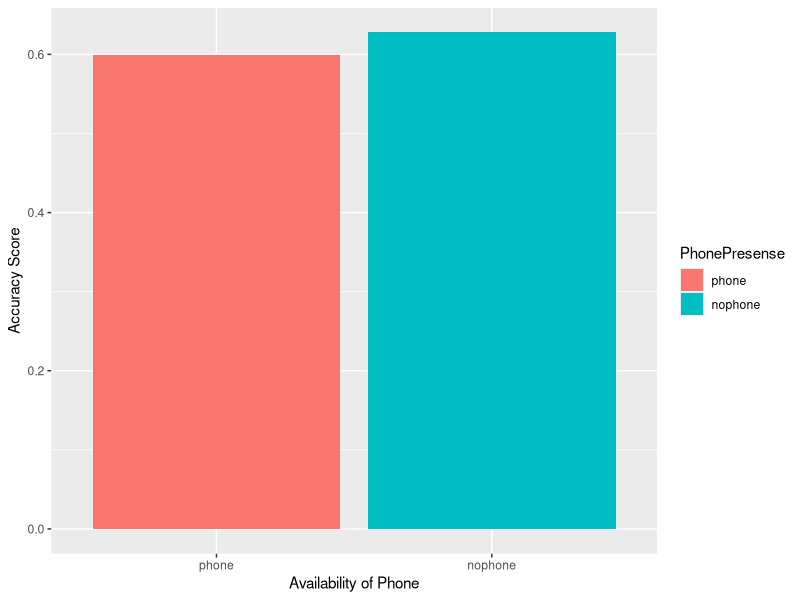
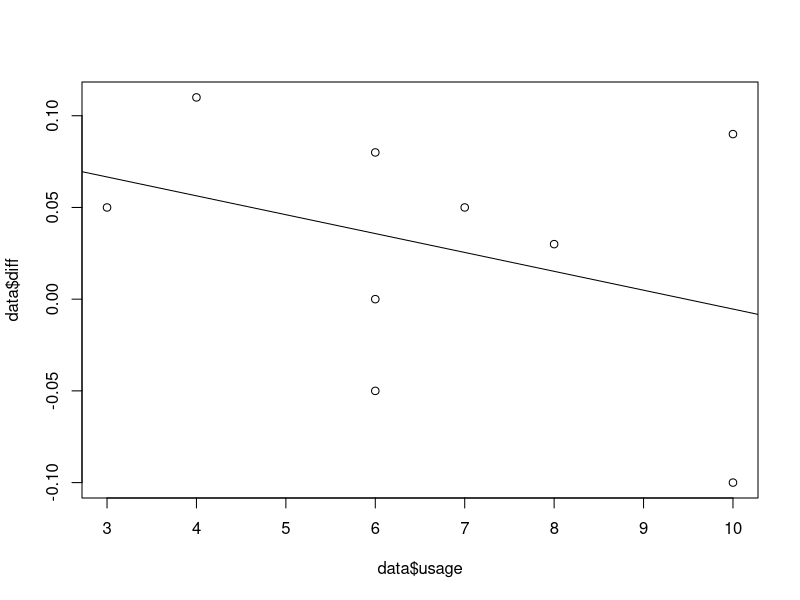

Reproduce these figures in R, in order.
#Final Project Q370 Data Analysis

library(dplyr) 
library(ggplot2) 
library(reshape2)

data<-read.table("main_data.txt", header = TRUE,sep=" ")

t.test(data$phone,data$nophone,paired=TRUE)

mean(data$phone)
mean(data$nophone)

long<-melt(data,measure.vars=c("phone","nophone"),id.vars="subject",variable.name="PhonePresense",value.name="Recall") #convert from wide to long format
ggplot(long,aes(x=PhonePresense,y=Recall,fill=PhonePresense))+stat_summary(fun=mean,geom="bar")+stat_summary(fun.data=mean_cl_normal,geom="errorbar")+ xlab("Availability of Phone") + ylab("Accuracy Score")
data$diff<-data$nophone-data$phone
cor.test(data$usage,data$diff)

plot(data$usage,data$diff)
abline(lm(data$diff ~ data$usage))

